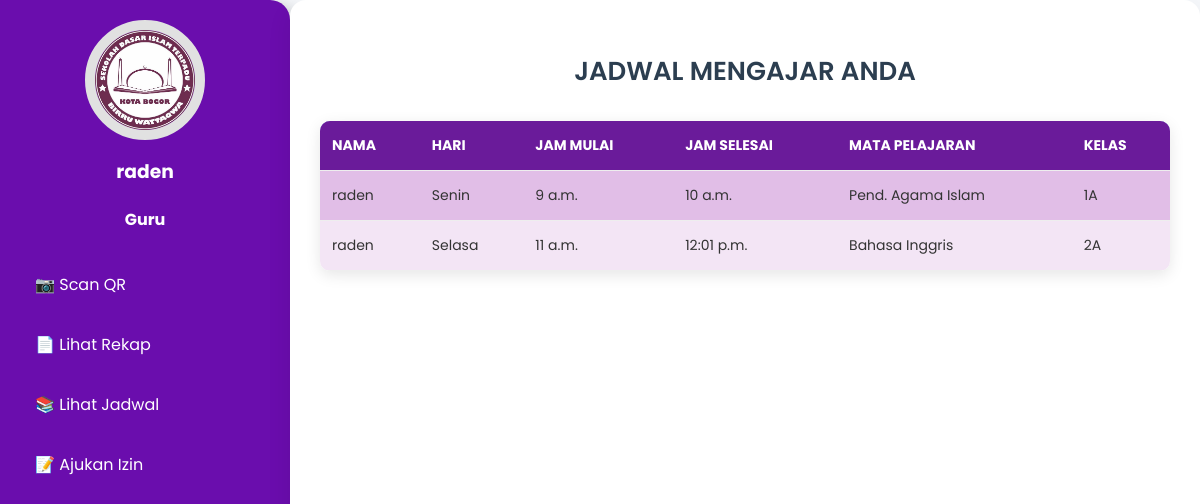
The app's page /jadwal-guru/ (signed in), older data.
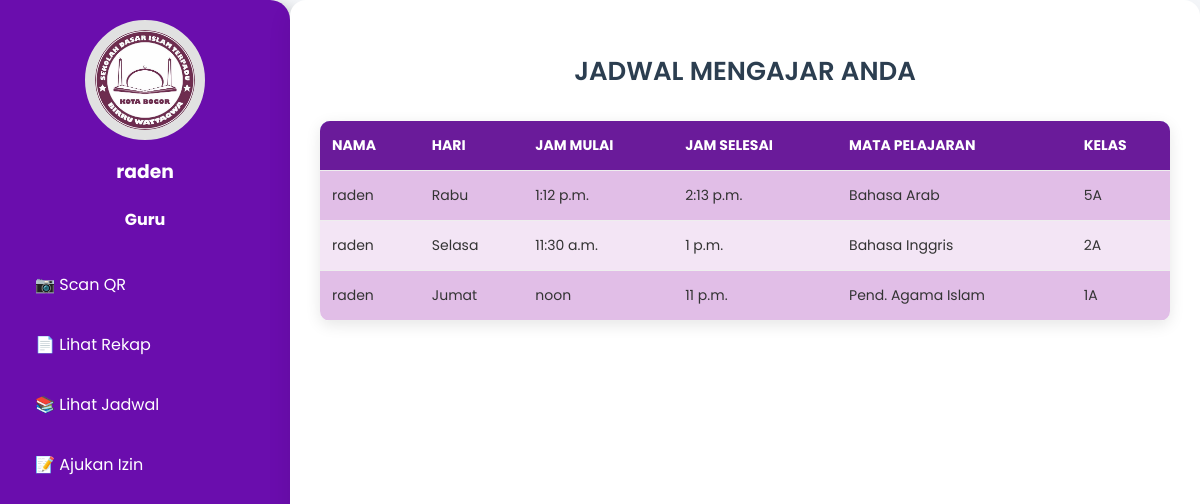
The same page, newer data.
### birruwattaqwa/models.py (models this page shows, shortened)
class JadwalGuru(models.Model):
    MATA_PELAJARAN_CHOICES = [
        ('IPA', 'IPA'),
        ('IPS', 'IPS'),
        ('Bahasa Indonesia', 'Bahasa Indonesia'),
        ('Bahasa Inggris', 'Bahasa Inggris'),
        ('Bahasa Arab', 'Bahasa Arab'),
        ('Matematika', 'Matematika'),
        ('PKN', 'PKN'),
        ('Seni Budaya', 'Seni Budaya'),
        ('Penjaskes', 'Penjaskes'),
        ('Pend. Agama Islam', 'Pend. Agama Islam'),
    ]
    HARI_CHOICES = [
        ('Senin', 'Senin'),
        ('Selasa', 'Selasa'),
        ('Rabu', 'Rabu'),
        ('Kamis', 'Kamis'),
        ('Jumat', 'Jumat'),
        ('Sabtu', 'Sabtu'),
    ]
    KELAS_CHOICES = [
        ('1A', '1A'),
        ('1B', '1B'),
        ('2A', '2A'),
        ('2B', '2B'),
        ('3A', '3A'),
        ('3B', '3B'),
        ('4A', '4A'),
        ('4B', '4B'),
        ('5A', '5A'),
        ('5B', '5B'),
        ('6A', '6A'),
        ('6B', '6B')
    ]
    guru = models.ForeignKey(User, on_delete=models.CASCADE)
    hari = models.CharField(max_length=20, choices=HARI_CHOICES)
    jam_mulai = models.TimeField()
    jam_selesai = models.TimeField()
    mata_pelajaran = models.CharField(max_length=100, choices=MATA_PELAJARAN_CHOICES)
    kelas = models.CharField(max_length=10, choices=KELAS_CHOICES)

### birruwattaqwa/views.py (the view)
# urls.py: path('jadwal-guru/', jadwal_guru, name='jadwal_guru'),
@login_required
def jadwal_guru(request):
    jadwal_guru = JadwalGuru.objects.filter(guru=request.user)  # Ambil jadwal untuk user login
    return render(request, 'birruwattaqwa/guru/jadwal_guru.html', {'jadwal_guru': jadwal_guru})

### birruwattaqwa/templates/birruwattaqwa/guru/jadwal_guru.html (shortened to what this page needs)
{% load static %}
<!DOCTYPE html>
<html lang="id">
<head>
    <link rel="stylesheet" href="{% static 'css/guru/jadwal_guru.css' %}">
    <link rel="stylesheet" href="{% static 'css/guru/Dash_guru.css' %}">
</head>
<body>
    <aside class="sidebar">
            <div class="profile">
                <a href="{% url 'dashboard_guru' %}">
                    <img src="/media/logo.jpeg" alt="Foto Guru">
                </a>
            <h3>{{ request.user }}</h3>
            <h4>Guru</h4>
        </div>
        <ul>
            <li><a href="{% url 'scan_qr_view' %}">📷 Scan QR</a></li>
            <li><a href="{% url 'rekap_guru' %}">📄 Lihat Rekap</a></li>
            <li><a href="{% url 'jadwal_guru' %}">📚 Lihat Jadwal</a></li>
            <li><a href="{% url 'absent' %}">📝 Ajukan Izin</a></li>
        </ul>
    </aside>
    <main class="container">
        <h2>Jadwal Mengajar Anda</h2>
        <table>
            <thead>
                <tr>
                    <th>Nama</th>
                    <th>Hari</th>
                    <th>Jam Mulai</th>
                    <th>Jam Selesai</th>
                    <th>Mata Pelajaran</th>
                    <th>Kelas</th>
                </tr>
            </thead>
            <tbody>
                {% for jadwal in jadwal_guru %}
                <tr>
                    <td>{{ jadwal.guru }}</td>
                    <td>{{ jadwal.hari }}</td>
                    <td>{{ jadwal.jam_mulai }}</td>
                    <td>{{ jadwal.jam_selesai }}</td>
                    <td>{{ jadwal.mata_pelajaran }}</td>
                    <td>{{ jadwal.kelas }}</td>
                </tr>
                {% empty %}
                <tr>
                    <td colspan="6">Belum ada jadwal.</td>
                </tr>
                {% endfor %}
            </tbody>
        </table>
    </main>
</body>
</html>

Row changes from the older to the newer data that the page shows:
changed JadwalGuru: hari "Senin" → "Rabu"; jam_mulai "9 a.m." → "1:12 p.m."; jam_selesai "10 a.m." → "2:13 p.m."; mata_pelajaran "Pend. Agama Islam" → "Bahasa Arab"; kelas "1A" → "5A"
changed JadwalGuru "Selasa": jam_mulai "11 a.m." → "11:30 a.m."; jam_selesai "12:01 p.m." → "1 p.m."
added JadwalGuru: guru "raden", hari "Jumat", jam_mulai "noon", jam_selesai "11 p.m.", mata_pelajaran "Pend. Agama Islam", kelas "1A"
